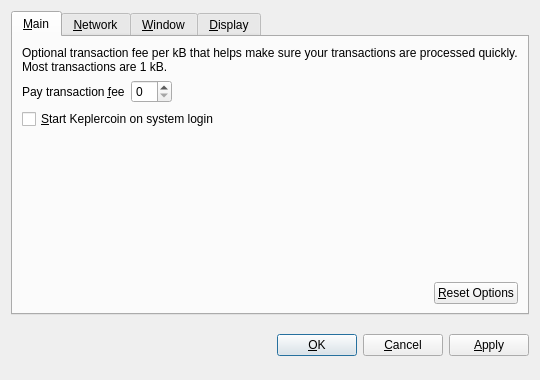
<?xml version="1.0" encoding="UTF-8"?>
<ui version="4.0">
 <class>OptionsDialog</class>
 <widget class="QDialog" name="OptionsDialog">
  <property name="geometry">
   <rect>
    <x>0</x>
    <y>0</y>
    <width>540</width>
    <height>380</height>
   </rect>
  </property>
  <property name="windowTitle">
   <string>Options</string>
  </property>
  <property name="modal">
   <bool>true</bool>
  </property>
  <layout class="QVBoxLayout" name="verticalLayout">
   <item>
    <widget class="QTabWidget" name="tabWidget">
     <property name="tabPosition">
      <enum>QTabWidget::North</enum>
     </property>
     <property name="currentIndex">
      <number>0</number>
     </property>
     <widget class="QWidget" name="tabMain">
      <attribute name="title">
       <string>&amp;Main</string>
      </attribute>
      <layout class="QVBoxLayout" name="verticalLayout_Main">
       <item>
        <widget class="QLabel" name="transactionFeeInfoLabel">
         <property name="text">
          <string>Optional transaction fee per kB that helps make sure your transactions are processed quickly. Most transactions are 1 kB.</string>
         </property>
         <property name="textFormat">
          <enum>Qt::PlainText</enum>
         </property>
         <property name="wordWrap">
          <bool>true</bool>
         </property>
        </widget>
       </item>
       <item>
        <layout class="QHBoxLayout" name="horizontalLayout_1_Main">
         <item>
          <widget class="QLabel" name="transactionFeeLabel">
           <property name="text">
            <string>Pay transaction &amp;fee</string>
           </property>
           <property name="textFormat">
            <enum>Qt::PlainText</enum>
           </property>
           <property name="buddy">
            <cstring>transactionFee</cstring>
           </property>
          </widget>
         </item>
         <item>
          <widget class="BitcoinAmountField" name="transactionFee"/>
         </item>
         <item>
          <spacer name="horizontalSpacer_1_Main">
           <property name="orientation">
            <enum>Qt::Horizontal</enum>
           </property>
           <property name="sizeHint" stdset="0">
            <size>
             <width>40</width>
             <height>20</height>
            </size>
           </property>
          </spacer>
         </item>
        </layout>
       </item>
       <item>
        <widget class="QCheckBox" name="bitcoinAtStartup">
         <property name="toolTip">
          <string>Automatically start Keplercoin after logging in to the system.</string>
         </property>
         <property name="text">
          <string>&amp;Start Keplercoin on system login</string>
         </property>
        </widget>
       </item>
       <item>
        <spacer name="verticalSpacer_Main">
         <property name="orientation">
          <enum>Qt::Vertical</enum>
         </property>
         <property name="sizeHint" stdset="0">
          <size>
           <width>20</width>
           <height>40</height>
          </size>
         </property>
        </spacer>
       </item>
       <item>
        <layout class="QHBoxLayout" name="horizontalLayout_2_Main">
         <item>
          <spacer name="horizontalSpacer_2_Main">
           <property name="orientation">
            <enum>Qt::Horizontal</enum>
           </property>
           <property name="sizeHint" stdset="0">
            <size>
             <width>40</width>
             <height>20</height>
            </size>
           </property>
          </spacer>
         </item>
         <item>
          <widget class="QPushButton" name="resetButton">
           <property name="toolTip">
            <string>Reset all client options to default.</string>
           </property>
           <property name="text">
            <string>&amp;Reset Options</string>
           </property>
           <property name="autoDefault">
            <bool>false</bool>
           </property>
          </widget>
         </item>
        </layout>
       </item>
      </layout>
     </widget>
     <widget class="QWidget" name="tabNetwork">
      <attribute name="title">
       <string>&amp;Network</string>
      </attribute>
      <layout class="QVBoxLayout" name="verticalLayout_Network">
       <item>
        <widget class="QCheckBox" name="mapPortUpnp">
         <property name="toolTip">
          <string>Automatically open the Keplercoin client port on the router. This only works when your router supports UPnP and it is enabled.</string>
         </property>
         <property name="text">
          <string>Map port using &amp;UPnP</string>
         </property>
        </widget>
       </item>
       <item>
        <widget class="QCheckBox" name="connectSocks">
         <property name="toolTip">
          <string>Connect to the Keplercoin network through a SOCKS proxy (e.g. when connecting through Tor).</string>
         </property>
         <property name="text">
          <string>&amp;Connect through SOCKS proxy:</string>
         </property>
        </widget>
       </item>
       <item>
        <layout class="QHBoxLayout" name="horizontalLayout_Network">
         <item>
          <widget class="QLabel" name="proxyIpLabel">
           <property name="text">
            <string>Proxy &amp;IP:</string>
           </property>
           <property name="textFormat">
            <enum>Qt::PlainText</enum>
           </property>
           <property name="buddy">
            <cstring>proxyIp</cstring>
           </property>
          </widget>
         </item>
         <item>
          <widget class="QValidatedLineEdit" name="proxyIp">
           <property name="maximumSize">
            <size>
             <width>140</width>
             <height>16777215</height>
            </size>
           </property>
           <property name="toolTip">
            <string>IP address of the proxy (e.g. 127.0.0.1)</string>
           </property>
          </widget>
         </item>
         <item>
          <widget class="QLabel" name="proxyPortLabel">
           <property name="text">
            <string>&amp;Port:</string>
           </property>
           <property name="textFormat">
            <enum>Qt::PlainText</enum>
           </property>
           <property name="buddy">
            <cstring>proxyPort</cstring>
           </property>
          </widget>
         </item>
         <item>
          <widget class="QLineEdit" name="proxyPort">
           <property name="maximumSize">
            <size>
             <width>55</width>
             <height>16777215</height>
            </size>
           </property>
           <property name="toolTip">
            <string>Port of the proxy (e.g. 9050)</string>
           </property>
          </widget>
         </item>
         <item>
          <widget class="QLabel" name="socksVersionLabel">
           <property name="text">
            <string>SOCKS &amp;Version:</string>
           </property>
           <property name="textFormat">
            <enum>Qt::PlainText</enum>
           </property>
           <property name="buddy">
            <cstring>socksVersion</cstring>
           </property>
          </widget>
         </item>
         <item>
          <widget class="QValueComboBox" name="socksVersion">
           <property name="toolTip">
            <string>SOCKS version of the proxy (e.g. 5)</string>
           </property>
          </widget>
         </item>
         <item>
          <spacer name="horizontalSpacer_Network">
           <property name="orientation">
            <enum>Qt::Horizontal</enum>
           </property>
           <property name="sizeHint" stdset="0">
            <size>
             <width>40</width>
             <height>20</height>
            </size>
           </property>
          </spacer>
         </item>
        </layout>
       </item>
       <item>
        <spacer name="verticalSpacer_Network">
         <property name="orientation">
          <enum>Qt::Vertical</enum>
         </property>
         <property name="sizeHint" stdset="0">
          <size>
           <width>20</width>
           <height>40</height>
          </size>
         </property>
        </spacer>
       </item>
      </layout>
     </widget>
     <widget class="QWidget" name="tabWindow">
      <attribute name="title">
       <string>&amp;Window</string>
      </attribute>
      <layout class="QVBoxLayout" name="verticalLayout_Window">
       <item>
        <widget class="QCheckBox" name="minimizeToTray">
         <property name="toolTip">
          <string>Show only a tray icon after minimizing the window.</string>
         </property>
         <property name="text">
          <string>&amp;Minimize to the tray instead of the taskbar</string>
         </property>
        </widget>
       </item>
       <item>
        <widget class="QCheckBox" name="minimizeOnClose">
         <property name="toolTip">
          <string>Minimize instead of exit the application when the window is closed. When this option is enabled, the application will be closed only after selecting Quit in the menu.</string>
         </property>
         <property name="text">
          <string>M&amp;inimize on close</string>
         </property>
        </widget>
       </item>
       <item>
        <spacer name="verticalSpacer_Window">
         <property name="orientation">
          <enum>Qt::Vertical</enum>
         </property>
         <property name="sizeHint" stdset="0">
          <size>
           <width>20</width>
           <height>40</height>
          </size>
         </property>
        </spacer>
       </item>
      </layout>
     </widget>
     <widget class="QWidget" name="tabDisplay">
      <attribute name="title">
       <string>&amp;Display</string>
      </attribute>
      <layout class="QVBoxLayout" name="verticalLayout_Display">
       <item>
        <layout class="QHBoxLayout" name="horizontalLayout_1_Display">
         <item>
          <widget class="QLabel" name="langLabel">
           <property name="text">
            <string>User Interface &amp;language:</string>
           </property>
           <property name="textFormat">
            <enum>Qt::PlainText</enum>
           </property>
           <property name="buddy">
            <cstring>lang</cstring>
           </property>
          </widget>
         </item>
         <item>
          <widget class="QValueComboBox" name="lang">
           <property name="toolTip">
            <string>The user interface language can be set here. This setting will take effect after restarting Keplercoin.</string>
           </property>
          </widget>
         </item>
        </layout>
       </item>
       <item>
        <layout class="QHBoxLayout" name="horizontalLayout_2_Display">
         <item>
          <widget class="QLabel" name="unitLabel">
           <property name="text">
            <string>&amp;Unit to show amounts in:</string>
           </property>
           <property name="textFormat">
            <enum>Qt::PlainText</enum>
           </property>
           <property name="buddy">
            <cstring>unit</cstring>
           </property>
          </widget>
         </item>
         <item>
          <widget class="QValueComboBox" name="unit">
           <property name="toolTip">
            <string>Choose the default subdivision unit to show in the interface and when sending coins.</string>
           </property>
          </widget>
         </item>
        </layout>
       </item>
       <item>
        <widget class="QCheckBox" name="displayAddresses">
         <property name="toolTip">
          <string>Whether to show Keplercoin addresses in the transaction list or not.</string>
         </property>
         <property name="text">
          <string>&amp;Display addresses in transaction list</string>
         </property>
        </widget>
       </item>
       <item>
        <spacer name="verticalSpacer_Display">
         <property name="orientation">
          <enum>Qt::Vertical</enum>
         </property>
         <property name="sizeHint" stdset="0">
          <size>
           <width>20</width>
           <height>40</height>
          </size>
         </property>
        </spacer>
       </item>
      </layout>
     </widget>
    </widget>
   </item>
   <item>
    <layout class="QHBoxLayout" name="horizontalLayout_Buttons">
     <item>
      <spacer name="horizontalSpacer_1">
       <property name="orientation">
        <enum>Qt::Horizontal</enum>
       </property>
       <property name="sizeHint" stdset="0">
        <size>
         <width>40</width>
         <height>48</height>
        </size>
       </property>
      </spacer>
     </item>
     <item>
      <widget class="QLabel" name="statusLabel">
       <property name="font">
        <font>
         <weight>75</weight>
         <bold>true</bold>
        </font>
       </property>
       <property name="text">
        <string/>
       </property>
       <property name="textFormat">
        <enum>Qt::PlainText</enum>
       </property>
       <property name="wordWrap">
        <bool>true</bool>
       </property>
      </widget>
     </item>
     <item>
      <spacer name="horizontalSpacer_2">
       <property name="orientation">
        <enum>Qt::Horizontal</enum>
       </property>
       <property name="sizeHint" stdset="0">
        <size>
         <width>40</width>
         <height>48</height>
        </size>
       </property>
      </spacer>
     </item>
     <item>
      <widget class="QPushButton" name="okButton">
       <property name="text">
        <string>&amp;OK</string>
       </property>
      </widget>
     </item>
     <item>
      <widget class="QPushButton" name="cancelButton">
       <property name="text">
        <string>&amp;Cancel</string>
       </property>
       <property name="autoDefault">
        <bool>false</bool>
       </property>
      </widget>
     </item>
     <item>
      <widget class="QPushButton" name="applyButton">
       <property name="text">
        <string>&amp;Apply</string>
       </property>
       <property name="autoDefault">
        <bool>false</bool>
       </property>
      </widget>
     </item>
    </layout>
   </item>
  </layout>
 </widget>
 <customwidgets>
  <customwidget>
   <class>BitcoinAmountField</class>
   <extends>QSpinBox</extends>
   <header>bitcoinamountfield.h</header>
  </customwidget>
  <customwidget>
   <class>QValueComboBox</class>
   <extends>QComboBox</extends>
   <header>qvaluecombobox.h</header>
  </customwidget>
  <customwidget>
   <class>QValidatedLineEdit</class>
   <extends>QLineEdit</extends>
   <header>qvalidatedlineedit.h</header>
  </customwidget>
 </customwidgets>
 <resources/>
 <connections/>
</ui>
